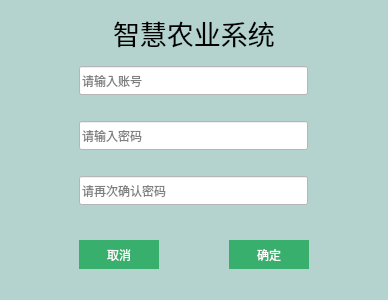
<?xml version="1.0" encoding="UTF-8"?>
<ui version="4.0">
 <class>registration</class>
 <widget class="QMainWindow" name="registration">
  <property name="geometry">
   <rect>
    <x>0</x>
    <y>0</y>
    <width>388</width>
    <height>300</height>
   </rect>
  </property>
  <property name="windowTitle">
   <string>MainWindow</string>
  </property>
  <property name="styleSheet">
   <string notr="true">background-color: rgb(180, 211, 206);</string>
  </property>
  <widget class="QWidget" name="centralwidget">
   <widget class="QLabel" name="label">
    <property name="geometry">
     <rect>
      <x>113</x>
      <y>17</y>
      <width>171</width>
      <height>31</height>
     </rect>
    </property>
    <property name="font">
     <font>
      <pointsize>20</pointsize>
     </font>
    </property>
    <property name="text">
     <string>智慧农业系统</string>
    </property>
   </widget>
   <widget class="Switch_label" name="label_cancel">
    <property name="geometry">
     <rect>
      <x>79</x>
      <y>240</y>
      <width>80</width>
      <height>29</height>
     </rect>
    </property>
    <property name="styleSheet">
     <string notr="true">background-color: rgb(56, 175, 108);
color: rgb(255, 255, 255);</string>
    </property>
    <property name="frameShadow">
     <enum>QFrame::Sunken</enum>
    </property>
    <property name="lineWidth">
     <number>2</number>
    </property>
    <property name="text">
     <string>取消</string>
    </property>
    <property name="alignment">
     <set>Qt::AlignCenter</set>
    </property>
   </widget>
   <widget class="Switch_label" name="label_submit">
    <property name="geometry">
     <rect>
      <x>229</x>
      <y>240</y>
      <width>80</width>
      <height>29</height>
     </rect>
    </property>
    <property name="styleSheet">
     <string notr="true">background-color: rgb(56, 175, 108);
color: rgb(255, 255, 255);</string>
    </property>
    <property name="lineWidth">
     <number>2</number>
    </property>
    <property name="text">
     <string>确定</string>
    </property>
    <property name="alignment">
     <set>Qt::AlignCenter</set>
    </property>
   </widget>
   <widget class="QLineEdit" name="lineEdit">
    <property name="geometry">
     <rect>
      <x>79</x>
      <y>66</y>
      <width>229</width>
      <height>29</height>
     </rect>
    </property>
    <property name="styleSheet">
     <string notr="true">background-color: rgb(255, 255, 255);</string>
    </property>
    <property name="text">
     <string/>
    </property>
    <property name="placeholderText">
     <string>请输入账号</string>
    </property>
   </widget>
   <widget class="QLineEdit" name="lineEdit_2">
    <property name="geometry">
     <rect>
      <x>79</x>
      <y>121</y>
      <width>229</width>
      <height>29</height>
     </rect>
    </property>
    <property name="styleSheet">
     <string notr="true">background-color: rgb(255, 255, 255);</string>
    </property>
    <property name="text">
     <string/>
    </property>
    <property name="placeholderText">
     <string>请输入密码</string>
    </property>
   </widget>
   <widget class="QLineEdit" name="lineEdit_3">
    <property name="geometry">
     <rect>
      <x>79</x>
      <y>176</y>
      <width>229</width>
      <height>29</height>
     </rect>
    </property>
    <property name="styleSheet">
     <string notr="true">background-color: rgb(255, 255, 255);</string>
    </property>
    <property name="placeholderText">
     <string>请再次确认密码</string>
    </property>
   </widget>
  </widget>
 </widget>
 <customwidgets>
  <customwidget>
   <class>Switch_label</class>
   <extends>QLabel</extends>
   <header location="global">switch_label.h</header>
   <slots>
    <signal>clicked()</signal>
    <signal>hovered()</signal>
    <signal>unhovered()</signal>
   </slots>
  </customwidget>
 </customwidgets>
 <resources/>
 <connections/>
</ui>
